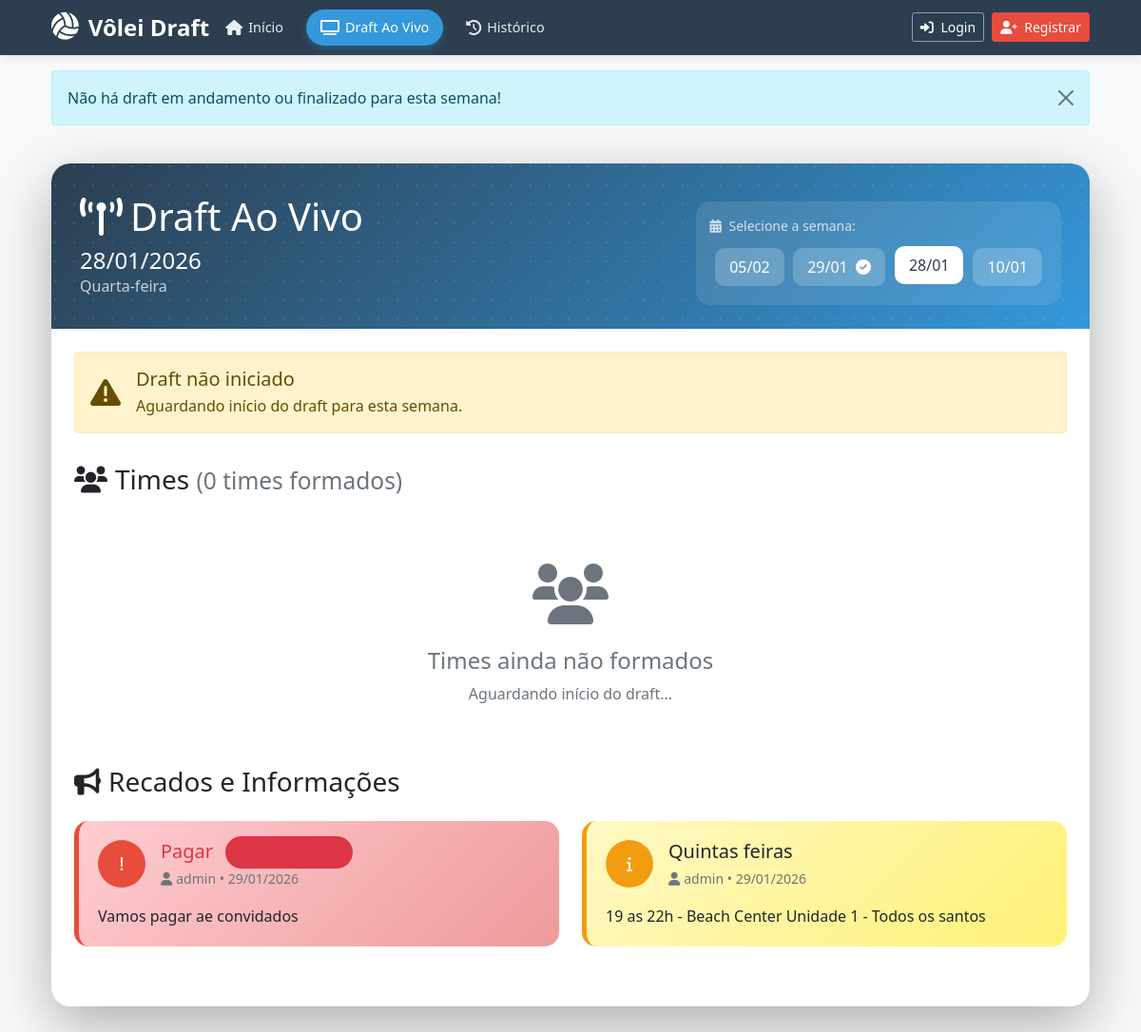
Before: /draft_publico?semana_id=1 with the older database file.
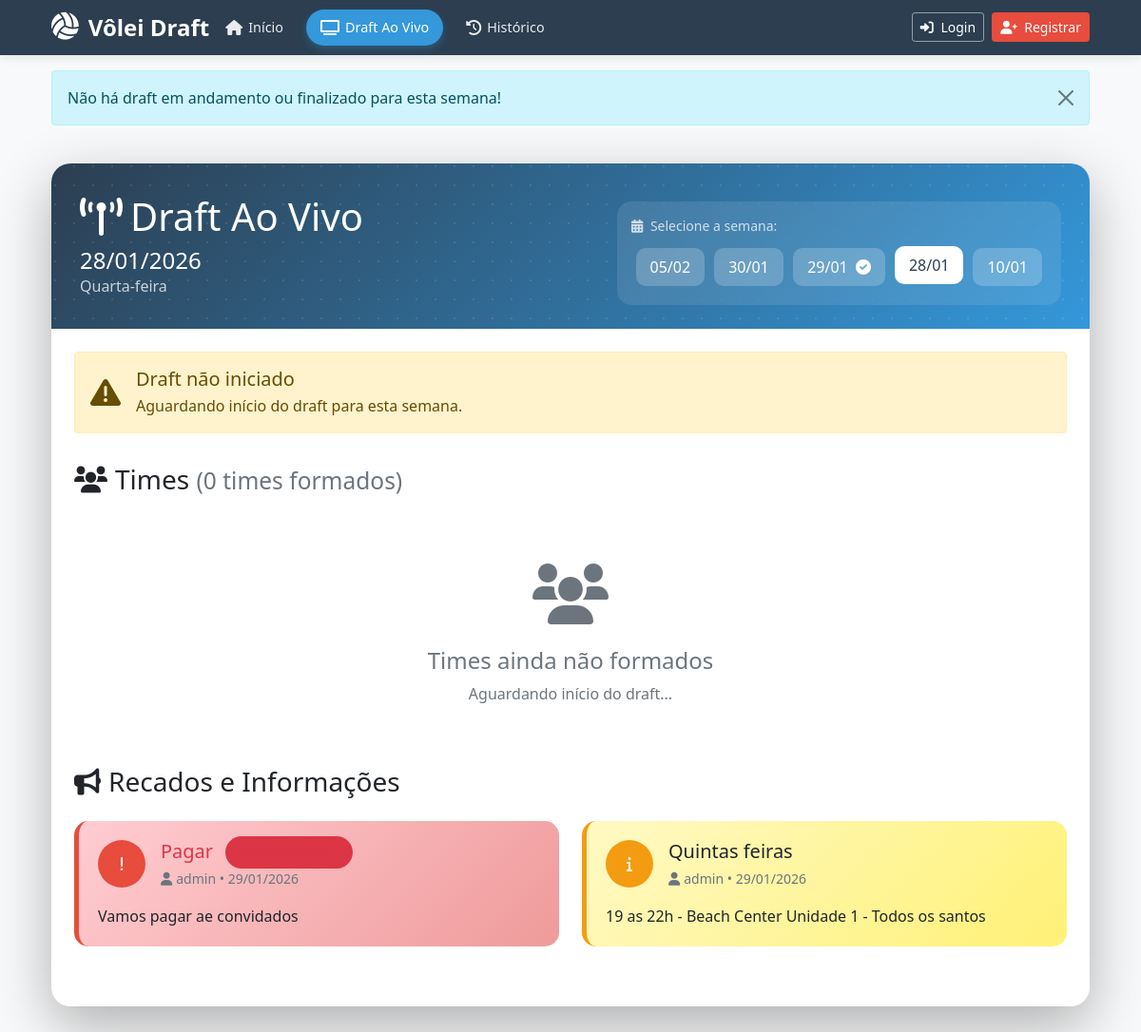
After: the same page with the newer database file.
### app.py (models this page shows, shortened)
class Semana(db.Model):
    id = db.Column(db.Integer, primary_key=True)
    data = db.Column(db.Date, nullable=False, unique=True)
    descricao = db.Column(db.String(200))
    lista_aberta = db.Column(db.Boolean, default=True)
    lista_encerrada = db.Column(db.Boolean, default=False)
    draft_em_andamento = db.Column(db.Boolean, default=False)
    draft_finalizado = db.Column(db.Boolean, default=False)
    max_times = db.Column(db.Integer, default=2)
    max_jogadores_por_time = db.Column(db.Integer, default=6)
    tempo_escolha = db.Column(db.Integer, default=30)
    modo_draft = db.Column(db.String(20), default='snake')
    created_at = db.Column(db.DateTime, default=datetime.utcnow)
    encerrada_em = db.Column(db.DateTime)
    times = db.relationship('Time', backref='semana', lazy='dynamic')
    confirmacoes = db.relationship('Confirmacao', backref='semana', lazy='dynamic')
    lista_espera = db.relationship('ListaEspera', backref='semana', lazy='dynamic')

### app.py (the view)
@app.route('/draft_publico')
def draft_publico():
    hoje = date.today()
    data_inicio = hoje - timedelta(days=60)
    semanas_com_draft = Semana.query.filter(
        Semana.data >= data_inicio,
        or_(
            Semana.draft_em_andamento == True,
            Semana.draft_finalizado == True
        )
    ).order_by(Semana.data.desc()).all()
    semana_id = request.args.get('semana_id', type=int)
    if semana_id:
        semana_selecionada = Semana.query.get(semana_id)
    elif semanas_com_draft:
        semana_em_andamento = next((s for s in semanas_com_draft if s.draft_em_andamento), None)
        if semana_em_andamento:
            semana_selecionada = semana_em_andamento
        else:
            semana_selecionada = semanas_com_draft[0]
    else:
        semana_selecionada = get_semana_atual()
        semanas_com_draft = [semana_selecionada]
    if not semana_selecionada:
        flash('Semana não encontrada!', 'danger')
        return redirect(url_for('index'))
    if not (semana_selecionada.draft_em_andamento or semana_selecionada.draft_finalizado):
        flash('Não há draft em andamento ou finalizado para esta semana!', 'info')
    times = Time.query.filter_by(semana_id=semana_selecionada.id).order_by(Time.ordem_escolha).all()
    escolhas_por_time = {}
    for time in times:
        escolhas = EscolhaDraft.query.filter_by(
            semana_id=semana_selecionada.id,
            time_id=time.id
        ).order_by(EscolhaDraft.ordem_escolha).all()
        escolhas_por_time[time.id] = escolhas
    draft_status = DraftStatus.query.filter_by(semana_id=semana_selecionada.id).first()
    jogadores_disponiveis = []
    if semana_selecionada.draft_em_andamento:
        jogadores_disponiveis = get_jogadores_disponiveis_draft(semana_selecionada)
    semanas_disponiveis = Semana.query.filter(
        Semana.data >= hoje - timedelta(days=30),
        Semana.data <= hoje + timedelta(days=60)
    ).order_by(Semana.data.desc()).all()
    semanas_com_info = []
    for s in semanas_disponiveis:
        tem_draft = s.draft_em_andamento or s.draft_finalizado
        semanas_com_info.append({
            'semana': s,
            'tem_draft': tem_draft,
            'ativo': s.draft_em_andamento
        })
    recados = Recado.query.filter_by(ativo=True).filter(
        or_(
            Recado.data_expiracao.is_(None),
            Recado.data_expiracao >= date.today()
        )
    ).order_by(Recado.importante.desc(), Recado.data_publicacao.desc()).limit(3).all()
    return render_template('draft/publico.html',
                         semana=semana_selecionada,
                         times=times,
                         escolhas_por_time=escolhas_por_time,
                         draft_status=draft_status,
                         jogadores_disponiveis=jogadores_disponiveis,
                         MAX_JOGADORES_POR_TIME=semana_selecionada.max_jogadores_por_time,
                         semanas_com_draft=semanas_com_draft,
                         semanas_disponiveis=semanas_com_info,
                         recados=recados,
                         modo_publico=True)  # Flag para ativar funcionalidades extras

### app.py (called while the page is built)
@app.before_request
def check_profile_completion():
    if current_user.is_authenticated:
        exempt_routes = ['completar_perfil', 'logout', 'static', 'login']
        if request.endpoint in exempt_routes:
            return
        if current_user.role == 'admin':
            return
        if not current_user.jogador_id:
            if request.endpoint != 'completar_perfil':
                flash('Complete seu perfil de jogador para continuar.', 'info')
                return redirect(url_for('completar_perfil'))

@app.before_request
def verificar_permissao_capitao():
    if current_user.is_authenticated and current_user.jogador:
        if current_user.role == 'capitao' and not current_user.jogador.capitao:
            current_user.role = 'jogador'
            db.session.commit()
            print(f"⚠️ Corrigido: {current_user.username} não é mais capitão")
        elif current_user.jogador.capitao and current_user.role != 'capitao':
            current_user.role = 'capitao'
            db.session.commit()
            print(f"⚠️ Corrigido: {current_user.username} agora é capitão")

### templates/draft/publico.html (shortened to what the changed rows need)
{% extends "base.html" %}
{% block content %}
<div class="draft-container">
    <div class="draft-wrapper fade-in">
        <div class="draft-header">
            <div class="d-flex flex-column flex-md-row justify-content-between align-items-start align-items-md-center">
                <div class="mb-3 mb-md-0">
                    <h1 class="mb-2">
                        <i class="fas fa-broadcast-tower me-2"></i>Draft Ao Vivo
                    </h1>
                </div>
                {% if modo_publico and semanas_disponiveis %}
                <div class="week-selector">
                    <div class="d-flex flex-wrap">
                        {% for info in semanas_disponiveis %}
                        <button class="week-option {% if semana.id == info.semana.id %}active{% endif %}"
                                onclick="location.href='{{ url_for('draft_publico') }}?semana_id={{ info.semana.id }}'">
                            {{ info.semana.data|format_date("%d/%m") }}
                            {% if info.semana.draft_em_andamento %}
                            <i class="fas fa-play-circle ms-1"></i>
                            {% elif info.semana.draft_finalizado %}
                            <i class="fas fa-check-circle ms-1"></i>
                            {% endif %}
                        </button>
                        {% endfor %}
                    </div>
                </div>
                {% endif %}
            </div>
        </div>
    </div>
</div>
{% endblock %}

Changed rows visible on the page:
added Semana: semana.data "30/01"
